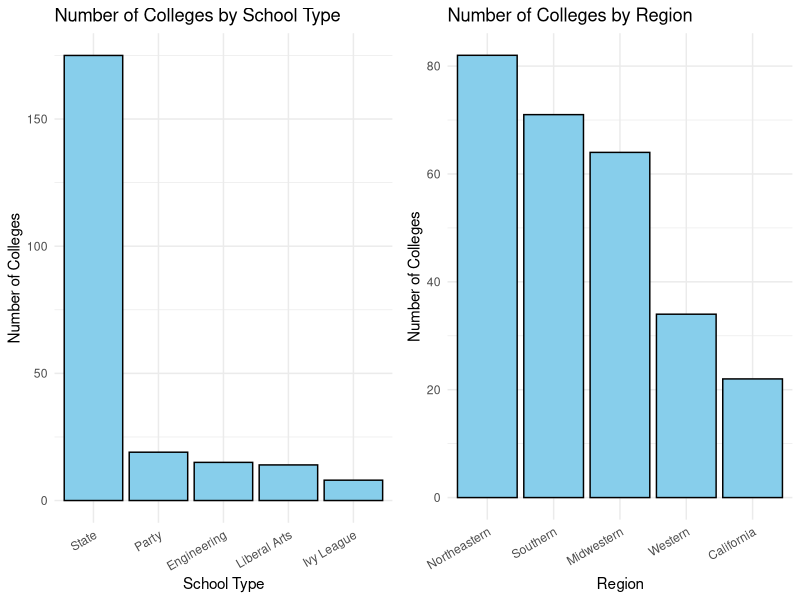
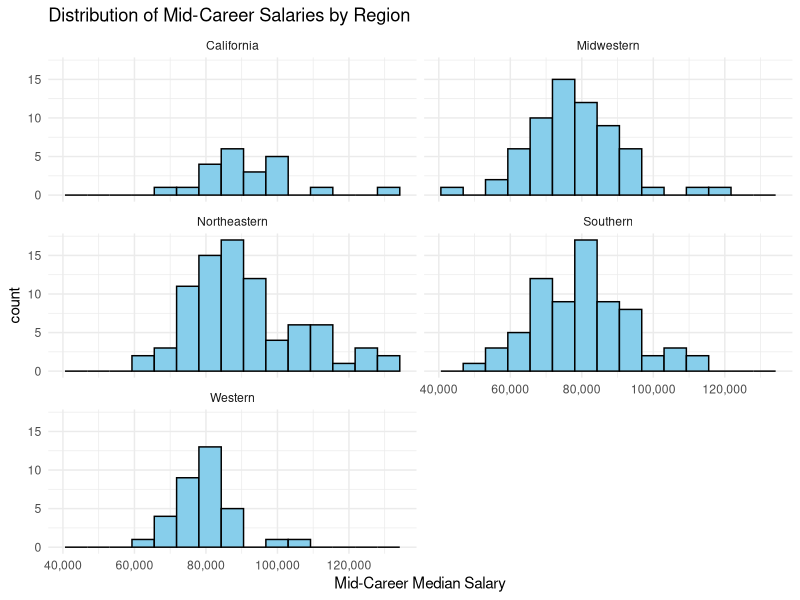
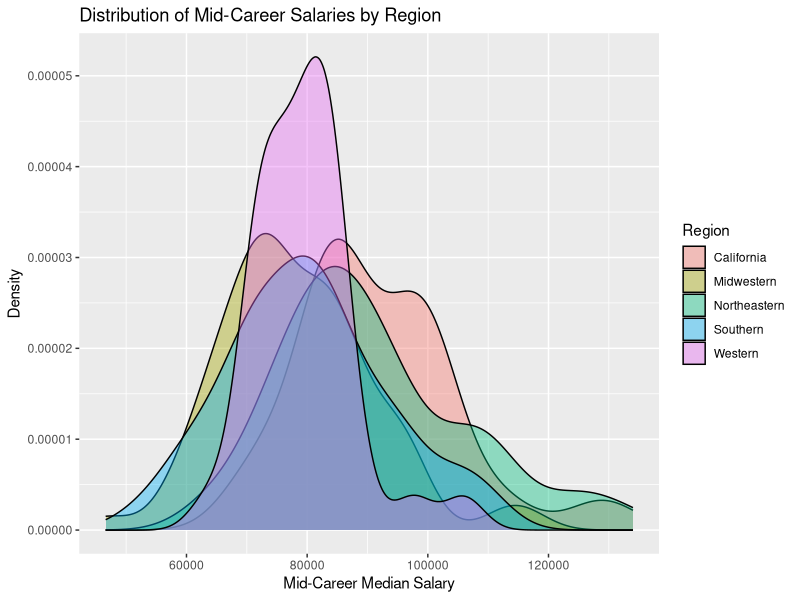
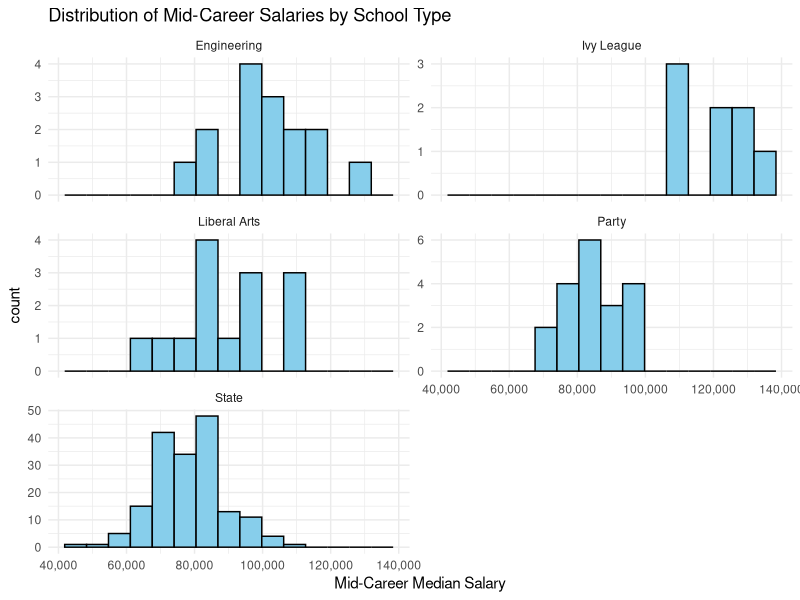
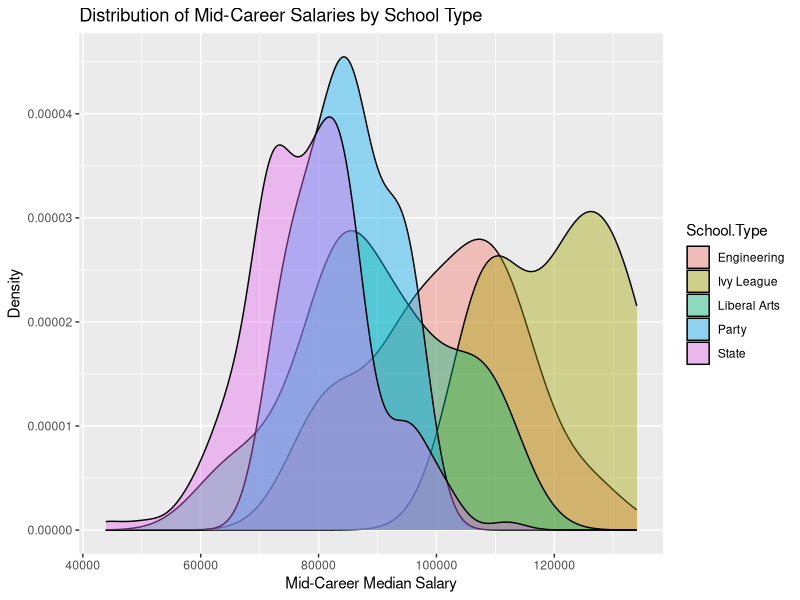
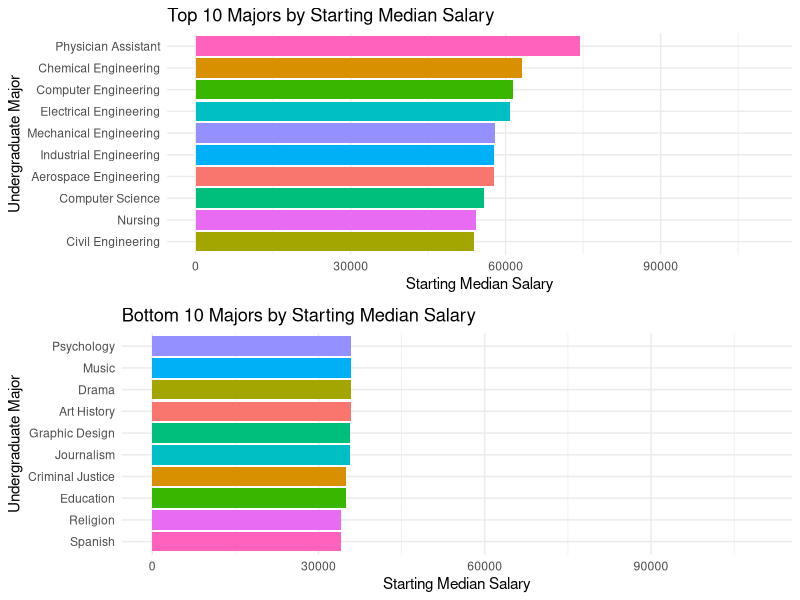
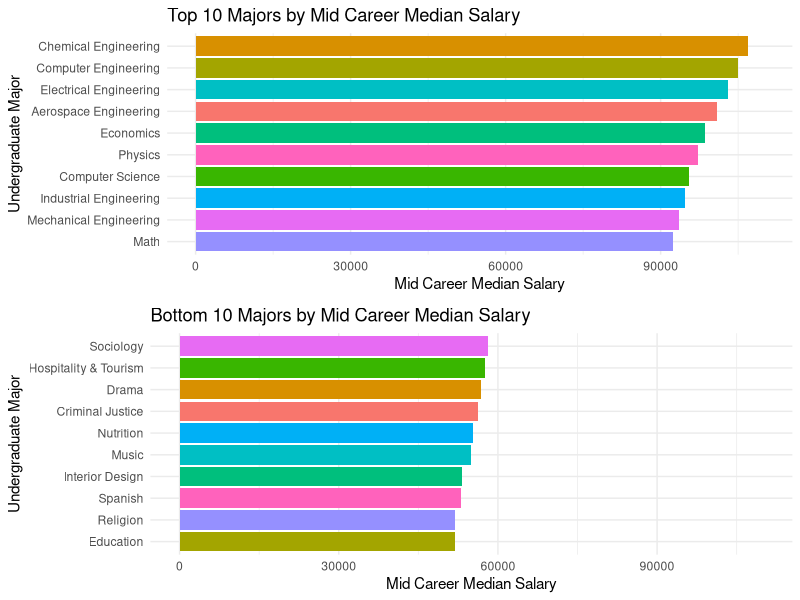
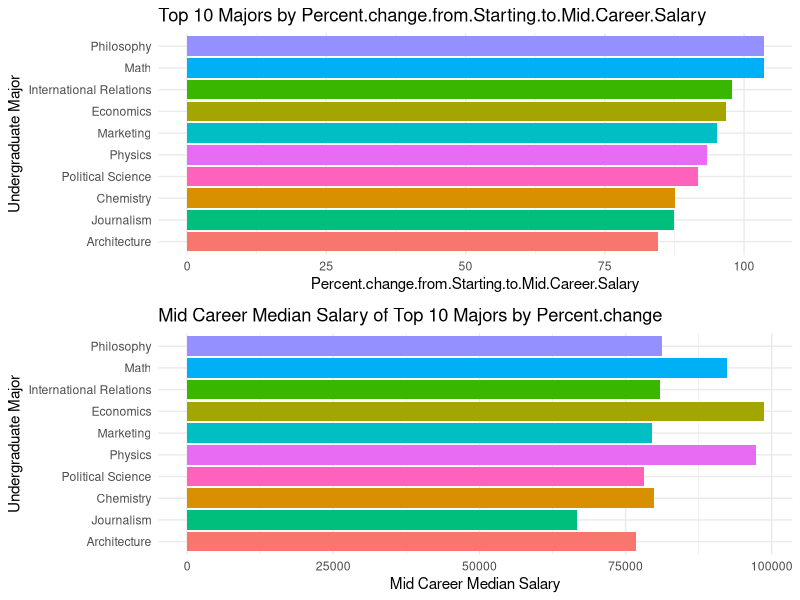

The R script that drew these images, in order:
## ---- chunk 1
degrees <- read.csv("data//cleaned_data//degrees-that-pay-back-cleaned.csv")
salaries_col <- read.csv("data//cleaned_data//salaries-by-college-type-cleaned.csv")
salaries_reg <- read.csv("data//cleaned_data//salaries-by-region-cleaned.csv")
## ---- chunk 2
library(ggpubr)

# DISTRIBUTION BY SCHOOL TYPE
school_counts <- table(salaries_col$School.Type)

# Creating a data frame from the counts
count_df <- data.frame(School.Type = names(school_counts), Count = as.numeric(school_counts))

# Creating a bar chart
p1 <- ggplot(count_df, aes(x = reorder(School.Type, -Count), y = Count)) +
  geom_bar(stat = "identity", fill = "skyblue", color = "black") +
  labs(title = "Number of Colleges by School Type",
       x = "School Type",
       y = "Number of Colleges") +
  theme_minimal() +
  theme(axis.text.x = element_text(angle = 30, hjust = 1))



# DISTRIBUTION BY REGION
region_counts <- table(salaries_reg$Region)

# Creating a data frame from the counts
count_df <- data.frame(Region = names(region_counts), Count = as.numeric(region_counts))

# Creating a bar chart
p2 <- ggplot(count_df, aes(x = reorder(Region, -Count), y = Count)) +
  geom_bar(stat = "identity", fill = "skyblue", color = "black") +
  labs(title = "Number of Colleges by Region",
       x = "Region",
       y = "Number of Colleges") +
  theme_minimal() + theme(axis.text.x = element_text(angle = 30, hjust = 1))

# Plotting the two graphs
ggarrange(p1, p2, ncol = 2)
## ---- chunk 3
library(scales)
salaries_reg %>%
  ggplot(aes(x = `Mid.Career.Median.Salary`)) +
  facet_wrap(~`Region`, ncol = 2) + 
  geom_histogram(bins = 15, fill = "skyblue", color = "black") +
  labs(
    title = "Distribution of Mid-Career Salaries by Region",
    x = "Mid-Career Median Salary"
  ) +
  theme(axis.text.x = element_text(angle = 30, hjust = 1)) +
  scale_x_continuous(labels = label_comma()) +
  theme_minimal()
## ---- chunk 4
# Creating overlaid density histograms
ggplot(salaries_reg, aes(x = Mid.Career.Median.Salary, fill = Region)) +
  geom_density(alpha = 0.4) +
  labs(title = "Distribution of Mid-Career Salaries by Region",
       x = "Mid-Career Median Salary",
       y = "Density") + 
  scale_color_brewer(palette = "Set2") + scale_y_continuous(labels = scales::comma_format())
## ---- chunk 5
library(tidyverse)
library(scales)

salaries_col %>%
  ggplot(aes(x = `Mid.Career.Median.Salary`)) +
  facet_wrap(~`School.Type`, scales = "free_y", ncol = 2) + 
  geom_histogram(bins = 15, fill = "skyblue", color = "black") +
  labs(
    title = "Distribution of Mid-Career Salaries by School Type",
    x = "Mid-Career Median Salary"
  ) +
  theme(axis.text.x = element_text(angle = 30, hjust = 1)) +
  scale_x_continuous(labels = label_comma()) +
  theme_minimal()
## ---- chunk 6
# Creating overlaid density histograms
ggplot(salaries_col, aes(x = Mid.Career.Median.Salary, fill = School.Type)) +
  geom_density(alpha = 0.4) +
  labs(title = "Distribution of Mid-Career Salaries by School Type",
       x = "Mid-Career Median Salary",
       y = "Density") + 
  scale_color_brewer(palette = "Set3") + scale_y_continuous(labels = scales::comma_format())
## ---- chunk 7
# | warnings = FALSE
library(tidyverse)
library(ggpubr)

majors = degrees

plot1 <- majors %>%
  arrange(desc(`Starting.Median.Salary`)) %>% 
  top_n(10, wt = `Starting.Median.Salary`) %>%
  mutate(Rank = row_number()) %>%
  ggplot(aes(fill = Undergraduate.Major, y = reorder(Undergraduate.Major, Starting.Median.Salary), x = `Starting.Median.Salary`)) +
  geom_col() + xlim(0, 110000) +
  labs(title = "Top 10 Majors by Starting Median Salary", x = "Starting Median Salary", y = "Undergraduate Major") +
  theme_minimal() + guides(fill = FALSE)

plot2 <- majors %>% 
  arrange(`Starting.Median.Salary`) %>%
  top_n(-10, wt = `Starting.Median.Salary`)  %>%
  mutate(Rank = row_number()) %>% 
  ggplot(aes(fill = Undergraduate.Major, x = `Starting.Median.Salary`, y = reorder(Undergraduate.Major, Starting.Median.Salary))) +
  geom_col() + xlim(0, 110000) +
  labs(title = "Bottom 10 Majors by Starting Median Salary", x = "Starting Median Salary", y = "Undergraduate Major") +
  theme_minimal() + guides(fill = FALSE)


ggarrange(plot1, plot2, nrow = 2)
## ---- chunk 8
# | warnings = FALSE
library(tidyverse)
library(ggpubr)

majors = degrees

plot1 <- majors %>%
  arrange(desc(`Mid.Career.Median.Salary`)) %>% 
  top_n(10, wt = `Mid.Career.Median.Salary`) %>%
  mutate(Rank = row_number()) %>%
  ggplot(aes(fill = Undergraduate.Major, y = reorder(Undergraduate.Major, Mid.Career.Median.Salary), x = `Mid.Career.Median.Salary`)) +
  geom_col() + xlim(0, 110000) +
  labs(title = "Top 10 Majors by Mid Career Median Salary", x = "Mid Career Median Salary", y = "Undergraduate Major") +
  theme_minimal() + guides(fill = FALSE)

plot2 <- majors %>% 
  arrange(`Mid.Career.Median.Salary`) %>%
  top_n(-10, wt = `Mid.Career.Median.Salary`)  %>%
  mutate(Rank = row_number()) %>% 
  ggplot(aes(fill = Undergraduate.Major, x = `Mid.Career.Median.Salary`, y = reorder(Undergraduate.Major, Mid.Career.Median.Salary))) +
  geom_col() + xlim(0, 110000) +
  labs(title = "Bottom 10 Majors by Mid Career Median Salary", x = "Mid Career Median Salary", y = "Undergraduate Major") +
  theme_minimal() + guides(fill = FALSE)


ggarrange(plot1, plot2, nrow = 2)
## ---- chunk 9
library(tidyverse)
library(ggpubr)

majors = degrees

plot3 <- majors %>%
  arrange(desc(`Percent.change.from.Starting.to.Mid.Career.Salary`)) %>% 
  top_n(10, wt = `Percent.change.from.Starting.to.Mid.Career.Salary`) %>%
  mutate(Rank = row_number()) %>%
  ggplot(aes(fill = Undergraduate.Major, y = reorder(Undergraduate.Major, Percent.change.from.Starting.to.Mid.Career.Salary), x = `Percent.change.from.Starting.to.Mid.Career.Salary`)) +
  geom_col() +
  labs(title = "Top 10 Majors by Percent.change.from.Starting.to.Mid.Career.Salary", x = "Percent.change.from.Starting.to.Mid.Career.Salary", y = "Undergraduate Major") +
  theme_minimal() + guides(fill = FALSE)


plot4 <- majors %>%
  arrange(desc(`Percent.change.from.Starting.to.Mid.Career.Salary`)) %>% 
  top_n(10, wt = `Percent.change.from.Starting.to.Mid.Career.Salary`) %>%
  mutate(Rank = row_number()) %>%
  ggplot(aes(fill = Undergraduate.Major, y = reorder(Undergraduate.Major, Percent.change.from.Starting.to.Mid.Career.Salary), x = `Mid.Career.Median.Salary`)) +
  geom_col() +
  labs(title = "Mid Career Median Salary of Top 10 Majors by Percent.change", x = "Mid Career Median Salary", y = "Undergraduate Major") +
  theme_minimal() + guides(fill = FALSE)

ggarrange(plot3, plot4, nrow = 2)
## ---- chunk 10
library(GGally)

salaries_col$School.Type <- as.factor(salaries_col$School.Type)
salaries_col$School.Name <- as.factor(salaries_col$School.Name)
ggparcoord(
  salaries_col,
  columns = c(3, 4),
  groupColumn = "School.Type",
  scale = "globalminmax",
  alphaLines = 0.4,
  splineFactor = FALSE,
  boxplot = TRUE,
  # order = c(3, 5, 6, 4, 7, 8)
) + theme(axis.text.x = element_text(angle = 90, hjust = 1)) +
  scale_color_brewer(palette = "Set2") +  facet_wrap(~ School.Type, ncol = 3) +
  labs(title = "PCP: Start & Mid Career Median Salaries by College Type", x = "Variable", y = "Salary")
## ---- chunk 11
library(GGally)

salaries_col$School.Type <- as.factor(salaries_col$School.Type)
salaries_col$School.Name <- as.factor(salaries_col$School.Name)
ggparcoord(
  salaries_col,
  columns = 4:8,
  groupColumn = "School.Type",
  scale = "globalminmax",
  alphaLines = 0.4,
  splineFactor = FALSE,
  order = c(5, 6, 4, 7, 8)
) + theme(axis.text.x = element_text(angle = 90, hjust = 1)) +
  scale_color_brewer(palette = "Set2") + facet_wrap(~ School.Type) +  scale_y_continuous(labels = scales::comma_format()) +
  labs(title = "Distribution of Mid Career Median Salaries by College Type", x = "Variable", y = "Salary")
## ---- chunk 12
salaries_reg$Region <- as.factor(salaries_reg$Region)
salaries_reg$School.Name <- as.factor(salaries_reg$School.Name)

ggparcoord(
  salaries_reg,
  columns = c(3, 4),
  groupColumn = "Region",
  scale = "globalminmax",
  alphaLines = 0.2,
  splineFactor = FALSE,
  showPoints = TRUE,
   boxplot = TRUE,
  # order = c(3, 5, 6, 4, 7, 8)
) + theme(axis.text.x = element_text(angle = 90, hjust = 1)) +
  scale_color_brewer(palette = "Set2") +  facet_wrap(~ Region, ncol = 3)+
  labs(title = "PCP: Start & Mid Career Median Salaries by Region", x = "Variable", y = "Salary")
## ---- chunk 13
ggparcoord(
  salaries_reg,
  columns = 4:8,
  groupColumn = "Region",
  scale = "globalminmax",
  alphaLines = 0.2,
  splineFactor = FALSE,
  showPoints = FALSE,
   boxplot = FALSE,
  order = c(5, 6, 4, 7, 8)
) + theme(axis.text.x = element_text(angle = 90, hjust = 1)) +
  scale_color_brewer(palette = "Set2") +  facet_wrap(~ Region, ncol = 3) +  scale_y_continuous(labels = scales::comma_format()) + labs(title = "Distribution of Mid Career Median Salaries by Region", x = "Variable", y = "Salary")
## ---- chunk 14
# Join tables on "school.name"
result_table <- full_join(salaries_col, salaries_reg, by = "School.Name")

# Plot a null value plot
null_value_plot <- result_table %>%
  gather(key, value, -School.Name) %>%
  ggplot(aes(x = key, y = School.Name, fill = is.na(value))) +
  geom_tile(color = "white") +
  scale_fill_manual(values = c("TRUE" = "red", "FALSE" = "green"), guide = FALSE) +
  labs(title = "Null Value Plot for Joined Table",
       x = "Variables",
       y = "School Name") +
  theme(axis.text.y = element_blank(), axis.text.x = element_blank())

# Print the plot
print(null_value_plot)
